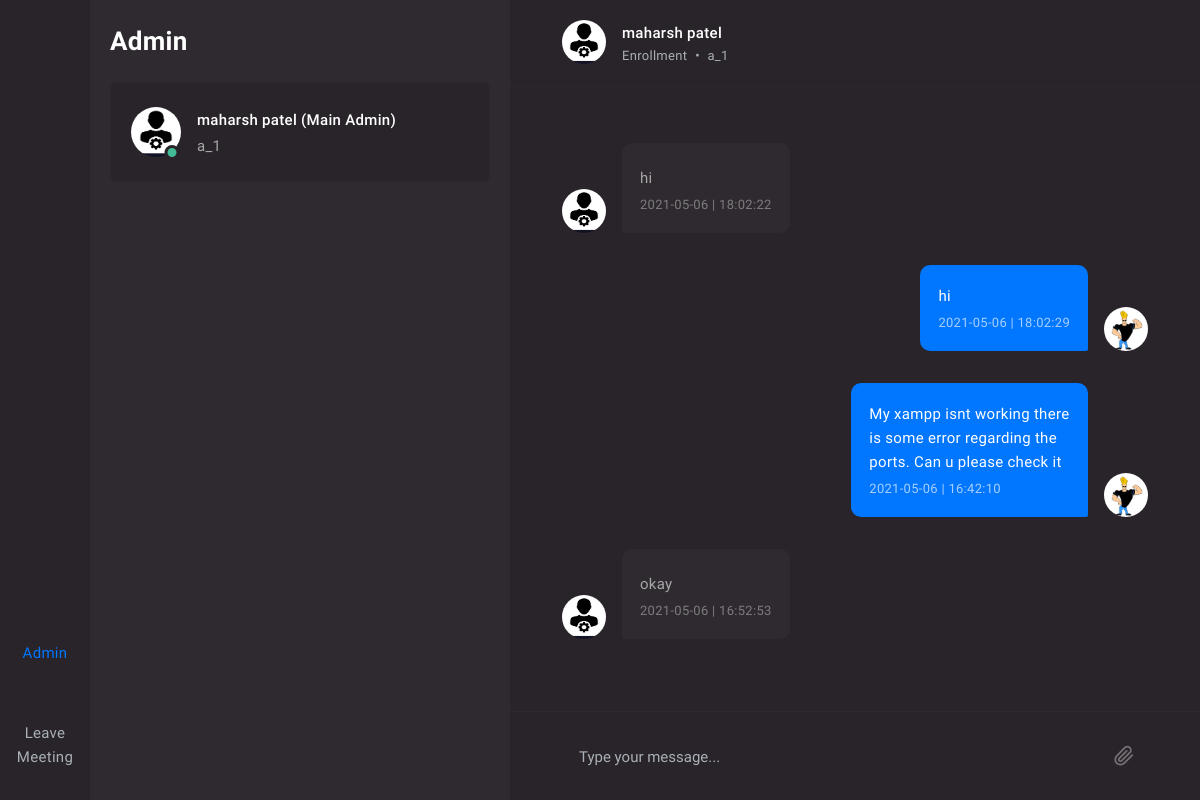
The app's page /student/dash/admin_chat/chat_root.php?admin_id=2 (signed in) with its own data.
### tables this page shows
CREATE TABLE `chat_stu_admin` (
  `chat_a_id` int(11) NOT NULL,
  `msg_sender` varchar(10) NOT NULL,
  `admin_id` varchar(10) NOT NULL,
  `stu_id` varchar(10) NOT NULL,
  `msg_type` varchar(10) NOT NULL,
  `chat_msg` varchar(500) NOT NULL,
  `seen` varchar(10) NOT NULL,
  `date` date NOT NULL,
  `time` time NOT NULL
);

CREATE TABLE `student_details` (
  `stu_id` int(11) NOT NULL,
  `stu_fname` varchar(20) NOT NULL,
  `stu_lname` varchar(20) NOT NULL,
  `stu_photo` varchar(500) NOT NULL,
  `stu_number` varchar(10) NOT NULL,
  `stu_mail` varchar(30) NOT NULL,
  `course_id` varchar(10) NOT NULL,
  `sem_id` varchar(10) NOT NULL,
  `stu_pass` varchar(30) NOT NULL,
  `stu_enrol` varchar(30) NOT NULL,
  `login` varchar(10) NOT NULL
);

### student/dash/admin_chat/chat_root.php (the view, shortened to what this page needs)
<?php
	include("header.php");
    $admin_id = $_GET["admin_id"];
?>
            <div class="main main-visible" data-mobile-height="">
                <div id="chat-1" class="chat dropzone-form-js" data-dz-url="some.html">
                    <div class="chat-body">
                        <div class="chat-header border-bottom py-4 py-lg-6 px-lg-8">
                            <div class="container-xxl">
                                <div class="row align-items-center">
                                    <div class="col-6 col-xl-6">
                                        <div class="media text-center text-xl-left">
                                            <div class="avatar avatar-sm d-none d-xl-inline-block mr-5">
                                                <img src="../../../photo/adm/<?php echo $adm_photo;?>" class="avatar-img" alt="">
                                            </div>
                                            <div class="media-body align-self-center text-truncate">
                                                <h6 class="text-truncate mb-n1"><?php echo $admin_fname_root." ".$admin_lname_root;?></h6>
                                                <small class="text-muted">Enrollment</small>
                                                <small class="text-muted mx-2"> • </small>
                                                <small class="text-muted"><?php echo $admin_enrol_root;?></small>
                                            </div>
                                        </div>
                                    </div>
                                </div>
                            </div>
                        </div>
                        <div class="chat-content px-lg-8">
                            <div class="container-xxl py-6 py-lg-10">
<div id="chat_reload">
<?php
$qes123="Select * from chat_stu_admin where stu_id = '$stu_id' and admin_id = '$admin_id' ";
$qry123=$conn->query($qes123);
while($res123=$qry123->fetch_assoc())
{
    $sender = $res123["msg_sender"];
    $chat = $res123["chat_msg"];
    if ($sender=="a")
    {
?>
                                <div class="message">
                                    <a class="avatar avatar-sm mr-4 mr-lg-5" data-chat-sidebar-toggle="#chat-1-user-profile">
                                        <img class="avatar-img" src="../../../photo/adm/<?php echo $adm_photo;?>" alt="">
                                    </a>
                                    <div class="message-body">
                                        <div class="message-row">
                                            <div class="d-flex align-items-center">
                                                <div class="message-content bg-light">
                                                    <div><?php echo $chat;?></div>
                                                    <div class="mt-1">
                                                        <small class="opacity-65"><?php echo $res123["date"]." | ".$res123["time"];?></small>
                                                    </div>
                                                </div>
                                                <div class="dropdown">
                                                    <a class="text-muted opacity-60 ml-3" data-toggle="dropdown" aria-haspopup="true" aria-expanded="false">
                                                        <i class="fe-more-vertical"></i>
                                                    </a>
                                                </div>
                                            </div>
                                        </div>
                                    </div>
                                </div>
<?php
    }
    elseif ($sender=="s")
    {
?>
                                <div class="message message-right">
                                    <div class="avatar avatar-sm ml-4 ml-lg-5 d-none d-lg-block">
                                        <img class="avatar-img" src="../../../photo/stu/<?php echo $photo;?>" alt="">
                                    </div>
                                    <div class="message-body">
                                        <div class="message-row">
                                            <div class="d-flex align-items-center justify-content-end">
                                                <div class="dropdown">
                                                    <a class="text-muted opacity-60 mr-3" data-toggle="dropdown" aria-haspopup="true" aria-expanded="false">
                                                        <i class="fe-more-vertical"></i>
                                                    </a>
                                                </div>
                                                <div class="message-content bg-primary text-white">
                                                    <div><?php echo $chat;?></div>
                                                    <div class="mt-1">
                                                        <small class="opacity-65"><?php echo $res123["date"]." | ".$res123["time"];?></small>
                                                    </div>
                                                </div>
                                            </div>
                                        </div>
                                    </div>
                                </div>
<?php
    }
    else
    {
        echo "worng data in tables";
    }
}
?>
</div>
                            </div>
                        </div>
                        <div class="chat-files hide-scrollbar px-lg-8">
                        </div>
                        <div class="chat-footer border-top py-4 py-lg-6 px-lg-8">
                            <div class="container-xxl">
                                <form id="chat-id-1-form" method="post">
                                    <div class="form-row align-items-center">
                                        <div class="col">
                                            <div class="input-group">
                                                <input type="text" id="chat-id-1-input" class="form-control bg-transparent border-0" placeholder="Type your message..." rows="1" data-autosize="true" name="msg_send_textbox" required>
                                                <div class="input-group-append">
                                                    <button class="btn btn-ico btn-secondary btn-minimal bg-transparent border-0" type="button" data-emoji-btn="">
                                                    </button>
                                                </div>
                                                <div class="input-group-append">
                                                    <button id="chat-upload-btn-1" class="btn btn-ico btn-secondary btn-minimal bg-transparent border-0 dropzone-button-js" type="button">
                                                        <img src="assets/images/paperclip.svg" data-inject-svg="" alt="">
                                                    </button>
                                                </div>
                                            </div>
                                        </div>
                                    </div>
                                </form>
                            </div>
                        </div>
                    </div>
                </div>
            </div>

### student/dash/admin_chat/header.php (shortened to what this page needs)
<?php
include("../../../db.php");
$room_id=$_GET['roomid'];
$room_code=$_GET["roomcode"];
$t_day = date("l");
$t_date = date("Y-m-d");
$stu_id = $_SESSION["stu_id"];
?>
<!DOCTYPE html>
<html lang="en">
<head>
        <link href="assets/css/template.dark.min.css" rel="stylesheet">
    </head>
    <body>
        <div class="layout">
            <div class="navigation navbar navbar-light justify-content-center py-xl-7">
                <ul class="nav navbar-nav flex-row flex-xl-column flex-grow-1 justify-content-between justify-content-xl-center py-3 py-lg-0" role="tablist">
                    <li class="nav-item mt-xl-9">
                        <a class="nav-link position-relative p-0 py-xl-3" data-toggle="tab" href="#tab-content-user" title="User" role="tab">
                            <i class="icon-lg fe-user"></i>
                        </a>
                    </li>
                    <li class="nav-item mt-xl-9">
<?php
                        $str_chat = "<a class='nav-link position-relative p-0 py-xl-3' href='../home.php?roomid=".$room_id."&roomcode=".$room_code."' title='Report Issue' role='tab'>";
                        echo $str_chat;
?>
                            <i class="fe-alert-octagon mr-4"></i>
                        </a>
                    </li>
                    <li class="nav-item mt-xl-9">
                        <a class="nav-link position-relative p-0 py-xl-3 active" data-toggle="tab" href="#tab-content-dialogs" title="Talk With Admin" role="tab">
                            Admin
                        </a>
                    </li>
                    <li class="nav-item mt-xl-9">
<?php
                        $str = "<a class='nav-link position-relative p-0 py-xl-3' href='../leave_meeting.php?roomid=".$room_id."&stuid=".$stu_id."&week_day=".$t_day."&date=".$t_date."' title='Leave Meeting'>";
                        echo $str;
?>
                            Leave<br>Meeting
                        </a>
                    </li>
                </ul>
            </div>
<div class="sidebar">
    <div class="tab-content h-100" role="tablist">
<?php
$qes321="Select * from student_details where stu_id = '$stu_id'";
$qry321=$conn->query($qes321);
$res321=$qry321->fetch_assoc();
$photo = $res321["stu_photo"];
?>
                    <div class="tab-pane fade h-100 show active" id="tab-content-dialogs" role="tabpanel">
                        <div class="d-flex flex-column h-100">
                            <div class="hide-scrollbar">
                                <div class="container-fluid py-6">
                                    <h2 class="font-bold mb-6">Admin</h2>
                                    <nav class="nav d-block list-discussions-js mb-n6">
<?php
    $qes1010="Select * from admin_details where root_admin = '1' ";
    $qry1010=$conn->query($qes1010);
    $res1010=$qry1010->fetch_assoc();
    $admin_id_root = $res1010["admin_id"];
    $admin_fname_root = $res1010["admin_fname"];
    $admin_lname_root = $res1010["admin_lname"];
    $adm_photo = $res1010["admin_photo"];
    $admin_enrol_root = $res1010["admin_enrol"];
$str="<a class='text-reset nav-link p-0 mb-6' href='chat_root.php?roomid=".$room_id."&roomcode=".$room_code."&admin_id=".$admin_id_root."'>";
    echo $str;
?>
                                            <div class="card card-active-listener">
                                                <div class="card-body">
                                                    <div class="media">
                                                        <div class="avatar avatar-online mr-5">
                                                            <img class="avatar-img" src="../../../photo/adm/<?php echo $adm_photo;?>" alt="Anna Bridges">
                                                        </div>
                                                        <div class="media-body overflow-hidden">
                                                            <div class="d-flex align-items-center mb-1">
                                                                <h6 class="text-truncate mb-0 mr-auto"><?php echo $admin_fname_root." ".$admin_lname_root;?> (Main Admin)</h6>
                                                            </div>
                                                            <div class="text-truncate"><?php echo $admin_enrol_root;?></div>
                                                        </div>
                                                    </div>
                                                </div>
                                            </div>
                                        </a>
                                    </nav>
                                </div>
                            </div>
                        </div>
                    </div>
    </div>
</div>

### records on screen
chat_stu_admin: admin_details.admin_photo (picture), chat_msg "hi", date "2021-05-06", time "18:02:22"
chat_stu_admin: stu.stu_photo (picture), chat_msg "hi", date "2021-05-06", time "18:02:29"
chat_stu_admin: stu.stu_photo (picture), chat_msg "My xampp isnt working there is some error regarding the ports. Can u please check it", date "2021-05-06", time "16:42:10"
chat_stu_admin: admin_details.admin_photo (picture), chat_msg "okay", date "2021-05-06", time "16:52:53"

### other values on screen
$admin_fname_root "maharsh"
$admin_lname_root "patel"
$admin_enrol_root "a_1"
